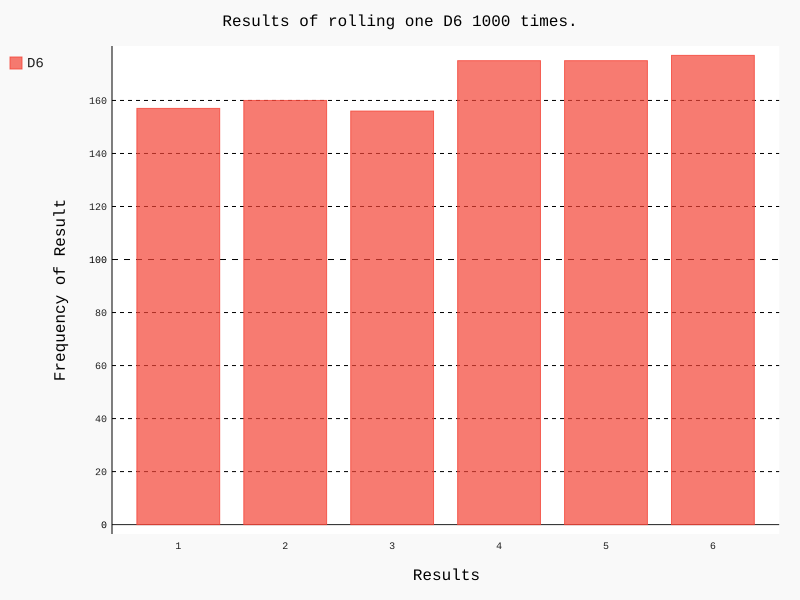

This chart was generated by the following Python code:
import pygal
from die import Die
# 掷骰子部分
die = Die()

results = []
for roll_num in range(1000):
    result = die.roll()
    results.append(result)

frequencies = []
for value in range(1, die.num_sides+1):
    # 计算1到6分别在results列表中出现的次数
    frequency = results.count(value)
    frequencies.append(frequency)

print(frequencies)

# 可视化部分
hist = pygal.Bar()

hist.title = "Results of rolling one D6 1000 times."
hist.x_labels = [1, 2, 3, 4, 5, 6]
hist.x_title = "Results"
hist.y_title = "Frequency of Result"
# 添加值到图表，具有交互性
hist.add('D6', frequencies)
hist.render_to_file('die_visual.svg')
